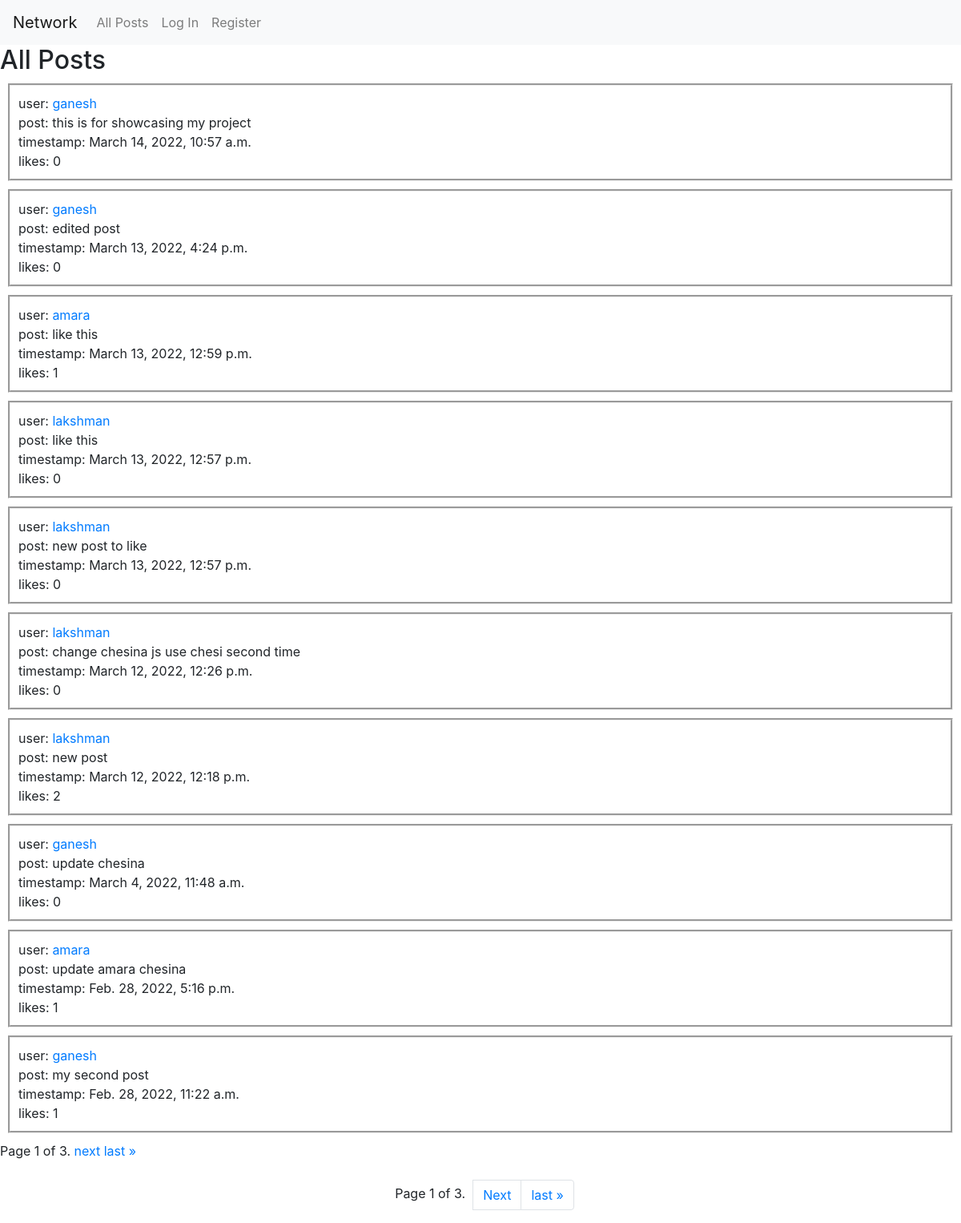
Screenshot of /allposts with the database file from the repository.
### network/models.py (models this page shows, shortened)
class Post(models.Model):
    user = models.ForeignKey(
        User, on_delete=models.CASCADE, null=True, related_name="User")
    post = models.TextField()
    datetime = models.DateTimeField(auto_now_add=True, editable=False)
    likes = models.PositiveIntegerField(default=0)

class User(AbstractUser):
    followers = models.ManyToManyField('self', symmetrical=False,
                                       blank=True)

### network/views.py (the view)
# urls.py: path("allposts", views.allposts, name="allposts"),
def allposts(request):
    objects = Post.objects.all().order_by('-datetime')
    if request.user.is_authenticated:
        likes = Like.objects.filter(user=request.user)
        print(likes)
        likedposts = []
        for like in likes:
            print(like)
            likedposts.append(like.post)
    else:
        likedposts = []
    paginator = Paginator(objects, 10)
    page_number = request.GET.get('page')
    page_obj = paginator.get_page(page_number)
    return render(request, "network/allposts.html", {
        "posts": page_obj,
        "likedposts": likedposts
    })

### network/templates/network/allposts.html (shortened to what this page needs)
{% extends "network/layout.html" %}
{% load static %}
{% block body %}
    <h2>All Posts</h2>
    {% for post in posts %}
    {% if post.user == request.user %}
    <div class="container">
        <div class="posts">
            user: <a href="{% url 'profile' post.user.id %}">{{ post.user }}</a> <br>post: {{ post.post }} <br>timestamp: {{ post.datetime }} <br>likes: {{post.likes}}
            <br>
            <button class="button">Edit</button>
        </div>
        <div class="edit">
            <textarea></textarea>
            <button class="button" value="{{post.id}}">Edit</button>
        </div>
    </div>
    {% else %}
    <div class="showposts">
        user: <a href="{% url 'profile' post.user.id %}">{{ post.user }}</a> <br>post: {{ post.post }} <br>timestamp: {{ post.datetime }} <br>likes: {{post.likes}}
            <br>
    </div>
    {% endif %}
    {% endfor %}
    <div class="pagination">
        <span class="step-links">
            <span class="current">
                Page {{ posts.number }} of {{ posts.paginator.num_pages }}.
            </span>
            {% if posts.has_next %}
                <a href="?page={{ posts.next_page_number }}">next</a>
                <a href="?page={{ posts.paginator.num_pages }}">last &raquo;</a>
            {% endif %}
        </span>
    </div>
    <br>
    <nav aria-label="Page navigation example">
        <ul class="pagination justify-content-center">
          <div style="padding-left: 10px; padding-top: 5px; padding-right: 10px;"> Page {{ posts.number }} of {{ posts.paginator.num_pages }}. </div>
          {% if posts.has_next %}
          <li class="page-item"><a class="page-link" href="?page={{ posts.next_page_number }}">Next</a></li>
          <li class="page-item"><a class="page-link" href="?page={{ posts.paginator.num_pages }}">last &raquo;</a></li>
          {% endif %}
        </ul>
    </nav>
{% endblock %}

### network/static/network/styles.css (style rules this page uses)
.post, .container, .showposts { margin: 10px; border-style: groove; padding-top: 10px; padding-right: 10px; padding-bottom: 10px; padding-left: 10px; }

### rows the page displays
Post: user "ganesh", post "this is for showcasing my project", datetime "March 14, 2022, 10:57 a.m.", likes "0"
Post: user "ganesh", post "edited post", datetime "March 13, 2022, 4:24 p.m.", likes "0"
Post: user "amara", post "like this", datetime "March 13, 2022, 12:59 p.m.", likes "1"
Post: user "lakshman", post "like this", datetime "March 13, 2022, 12:57 p.m.", likes "0"
Post: user "lakshman", post "new post to like", datetime "March 13, 2022, 12:57 p.m.", likes "0"
Post: user "lakshman", post "change chesina js use chesi second time", datetime "March 12, 2022, 12:26 p.m.", likes "0"
Post: user "lakshman", post "new post", datetime "March 12, 2022, 12:18 p.m.", likes "2"
Post: user "ganesh", post "update chesina", datetime "March 4, 2022, 11:48 a.m.", likes "0"
Post: user "amara", post "update amara chesina", datetime "Feb. 28, 2022, 5:16 p.m.", likes "1"
Post: user "ganesh", post "my second post", datetime "Feb. 28, 2022, 11:22 a.m.", likes "1"

### other values shown
{{ posts.number }} "1"
{{ posts.paginator.num_pages }} "3"
